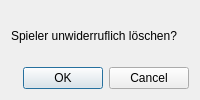
<?xml version="1.0" encoding="UTF-8"?>
<ui version="4.0">
 <class>DialogDel</class>
 <widget class="QDialog" name="DialogDel">
  <property name="geometry">
   <rect>
    <x>0</x>
    <y>0</y>
    <width>200</width>
    <height>100</height>
   </rect>
  </property>
  <property name="minimumSize">
   <size>
    <width>200</width>
    <height>100</height>
   </size>
  </property>
  <property name="windowTitle">
   <string>Löschen</string>
  </property>
  <layout class="QVBoxLayout" name="verticalLayout">
   <item>
    <widget class="QLabel" name="label">
     <property name="text">
      <string>Spieler unwiderruflich löschen?</string>
     </property>
    </widget>
   </item>
   <item>
    <widget class="QDialogButtonBox" name="buttonBox">
     <property name="orientation">
      <enum>Qt::Horizontal</enum>
     </property>
     <property name="standardButtons">
      <set>QDialogButtonBox::Cancel|QDialogButtonBox::Ok</set>
     </property>
    </widget>
   </item>
  </layout>
 </widget>
 <resources/>
 <connections>
  <connection>
   <sender>buttonBox</sender>
   <signal>accepted()</signal>
   <receiver>DialogDel</receiver>
   <slot>accept()</slot>
   <hints>
    <hint type="sourcelabel">
     <x>190</x>
     <y>81</y>
    </hint>
    <hint type="destinationlabel">
     <x>157</x>
     <y>99</y>
    </hint>
   </hints>
  </connection>
  <connection>
   <sender>buttonBox</sender>
   <signal>rejected()</signal>
   <receiver>DialogDel</receiver>
   <slot>reject()</slot>
   <hints>
    <hint type="sourcelabel">
     <x>190</x>
     <y>87</y>
    </hint>
    <hint type="destinationlabel">
     <x>199</x>
     <y>99</y>
    </hint>
   </hints>
  </connection>
 </connections>
</ui>
